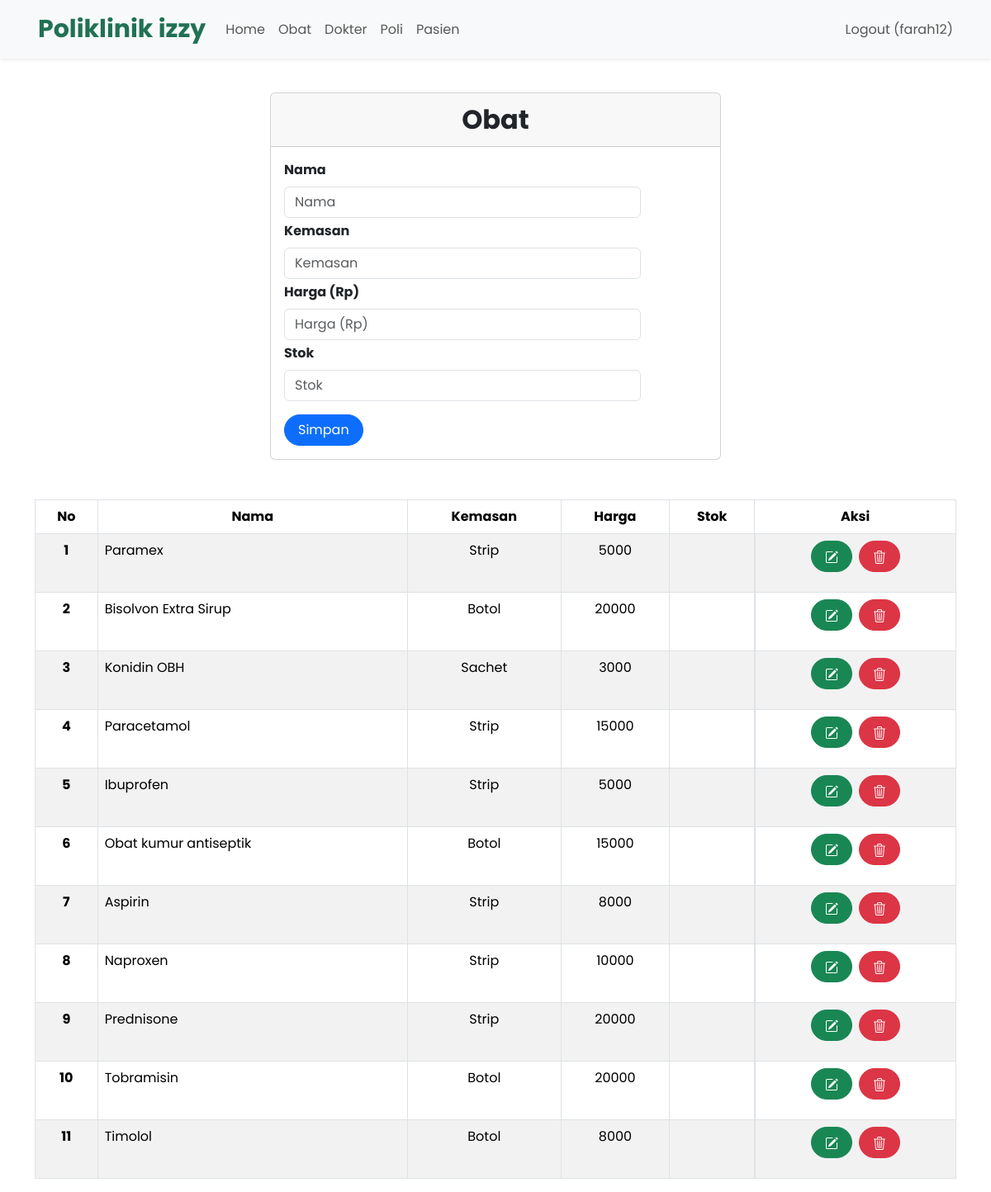
Page /index.php?page=obat (signed in) on the committed database.
### tables this page shows
CREATE TABLE `obat` (
  `id` int(11) NOT NULL,
  `nama_obat` varchar(100) NOT NULL,
  `kemasan` varchar(50) NOT NULL,
  `harga` double NOT NULL
);

### obat.php (the view, shortened to what this page needs)
<br>
<div class="container">
    <div class="row justify-content-center">
        <div class="col-md-6">
            <div class="card">
                <div class="card-header text-center fw-bold" style="font-size: 2rem;">Obat</div>
                <div class="card-body">
                    <form class="form row" style="width: 30rem;" method="POST" action="" name="myForm" onsubmit="return(validate());">
                        <?php
                        $nama_obat = '';
                        $kemasan = '';
                        $harga = '';
                        $Stok = '';
                        ?>
                        <div class="row">
                            <label for="inputNama" class="form-label fw-bold">
                                Nama
                            </label>
                            <div>
                                <input type="text" class="form-control" name="nama_obat" id="inputNama" placeholder="Nama" value="<?php echo $nama_obat ?>">
                            </div>
                        </div>
                        <div class="row mt-1">
                            <label for="inputKemasan" class="form-label fw-bold">
                                Kemasan
                            </label>
                            <div>
                                <input type="text" class="form-control" name="kemasan" id="inputKemasan" placeholder="Kemasan" value="<?php echo $kemasan ?>">
                            </div>
                        </div>
                        <div class="row mt-1">
                            <label for="inputHarga" class="form-label fw-bold">
                                Harga (Rp)
                            </label>
                            <div>
                                <input type="text" class="form-control" name="harga" id="inputHarga" placeholder="Harga (Rp)" value="<?php echo $harga ?>">
                            </div>
                        </div>
                        <div class="row mt-1">
                            <label for="inputStok" class="form-label fw-bold">
                                Stok
                            </label>
                            <div>
                                <input type="text" class="form-control" name="Stok" id="inputStok" placeholder="Stok" value="<?php echo $Stok ?>">
                            </div>
                        </div>
                        <div class="row mt-3">
                            <div class=col>
                                <button type="submit" class="btn btn-primary rounded-pill px-3 mt-auto" name="simpan">Simpan</button>
                            </div>
                        </div>
                    </form>
                </div>
            </div>
        </div>
    </div>
    <br>
    <br>
    <table class="table table-bordered table-striped table-hover">
        <thead>
            <tr class="text-center">
                <th scope="col">No</th>
                <th scope="col">Nama</th>
                <th scope="col">Kemasan</th>
                <th scope="col">Harga</th>
                <th scope="col">Stok</th>
                <th scope="col">Aksi</th>
            </tr>
        </thead>
        <tbody>
            <?php
            $result = mysqli_query($mysqli, "SELECT * FROM obat");
            $no = 1;
            while ($data = mysqli_fetch_array($result)) {
            ?>
                <tr>
                    <th scope="row" class="text-center"><?php echo $no++ ?></th>
                    <td><?php echo $data['nama_obat'] ?></td>
                    <td class="text-center"><?php echo $data['kemasan'] ?></td>
                    <td class="text-center"><?php echo $data['harga'] ?></td>
                    <td class="text-center"><?php echo $data['Stok'] ?></td>
                    <td class="d-flex justify-content-center ">
                        <div class="d-flex gap-2 mb-3">
                            <a type="button" class="btn btn-success rounded-pill px-3" href="index.php?page=obat&id=<?php echo $data['id'] ?>">
                            </a>
                            <a type="button" class="btn btn-danger rounded-pill px-3" href="index.php?page=obat&id=<?php echo $data['id'] ?>&aksi=hapus">
                            </a>
                        </div>
                    </td>
                </tr>
            <?php
            }
            ?>
        </tbody>
    </table>
</div>

### index.php (shortened to what this page needs)
<!doctype html>
<html lang="en">
  <head>
    <link href="https://cdn.jsdelivr.net/npm/bootstrap@5.3.2/dist/css/bootstrap.min.css" rel="stylesheet">
    <link rel="stylesheet" href="style.css">
  </head>
  <body>
    <nav class="navbar navbar-expand-lg navbar-expand-lg navbar-light bg-light pt-2 ps-4 pe-3 shadow-sm fixed-top">
        <div class="container">
            <a class="navbar-brand" href="index.php">Poliklinik izzy </a>
            <div class="collapse navbar-collapse text-white" id="navbarNavDropdown">
                <ul class="navbar-nav">
                    <li class="nav-item">
                        <a class="nav-link" aria-current="page" href="index.php">Home</a>
                    </li>
                    <?php
                        if (isset($_SESSION['username'])){
                    ?>
                        <li class="nav-item">
                            <a class="nav-link" aria-current="page" href="index.php?page=obat">Obat</a>
                        </li>
                        <li class="nav-item">
                            <a class="nav-link" aria-current="page" href="index.php?page=dokter">Dokter</a>
                        </li>
                        <li class="nav-item">
                            <a class="nav-link" aria-current="page" href="index.php?page=poli">Poli</a>
                        </li>
                        <li class="nav-item">
                            <a class="nav-link" aria-current="page" href="index.php?page=pasien">Pasien</a>
                        </li>
                    <?php
                        }
                    ?>
                </ul>
                <?php
                    if (isset($_SESSION['username'])) {
                    ?>
                        <ul class="navbar-nav ms-auto">
                            <li class="nav-item">
                                <a class="nav-link" href="logoutUser.php">Logout (<?php echo $_SESSION['username'] ?>)</a>
                            </li>
                        </ul>
                    <?php
                    }
                ?>
            </div>
        </div>
    </nav>
    <main role="main" class="container-fluid">
        <?php
            if (isset($_GET['page'])) {
                include($_GET['page'] . ".php");
            }
        ?>
    </main>
  </body>
</html>

### style.css (style rules this page uses)
body { font-family: 'Poppins', sans-serif; }
main { padding-top: 5.5rem; }
.navbar-brand { font-size: 30px !important; font-weight: bold; color: #217154 !important; }
nav { color: #217154 !important; padding: 10px; text-align: center; }
::placeholder { font-size: 16px; }

### rows in the picture
obat: nama_obat "Paramex", kemasan "Strip", harga "5000"
obat: nama_obat "Bisolvon Extra Sirup", kemasan "Botol", harga "20000"
obat: nama_obat "Konidin OBH", kemasan "Sachet", harga "3000"
obat: nama_obat "Paracetamol", kemasan "Strip", harga "15000"
obat: nama_obat "Ibuprofen", kemasan "Strip", harga "5000"
obat: nama_obat "Obat kumur antiseptik", kemasan "Botol", harga "15000"
obat: nama_obat "Aspirin", kemasan "Strip", harga "8000"
obat: nama_obat "Naproxen", kemasan "Strip", harga "10000"
obat: nama_obat "Prednisone", kemasan "Strip", harga "20000"
obat: nama_obat "Tobramisin", kemasan "Botol", harga "20000"
obat: nama_obat "Timolol", kemasan "Botol", harga "8000"

### other values in the picture
$_SESSION['username'] "farah12"
